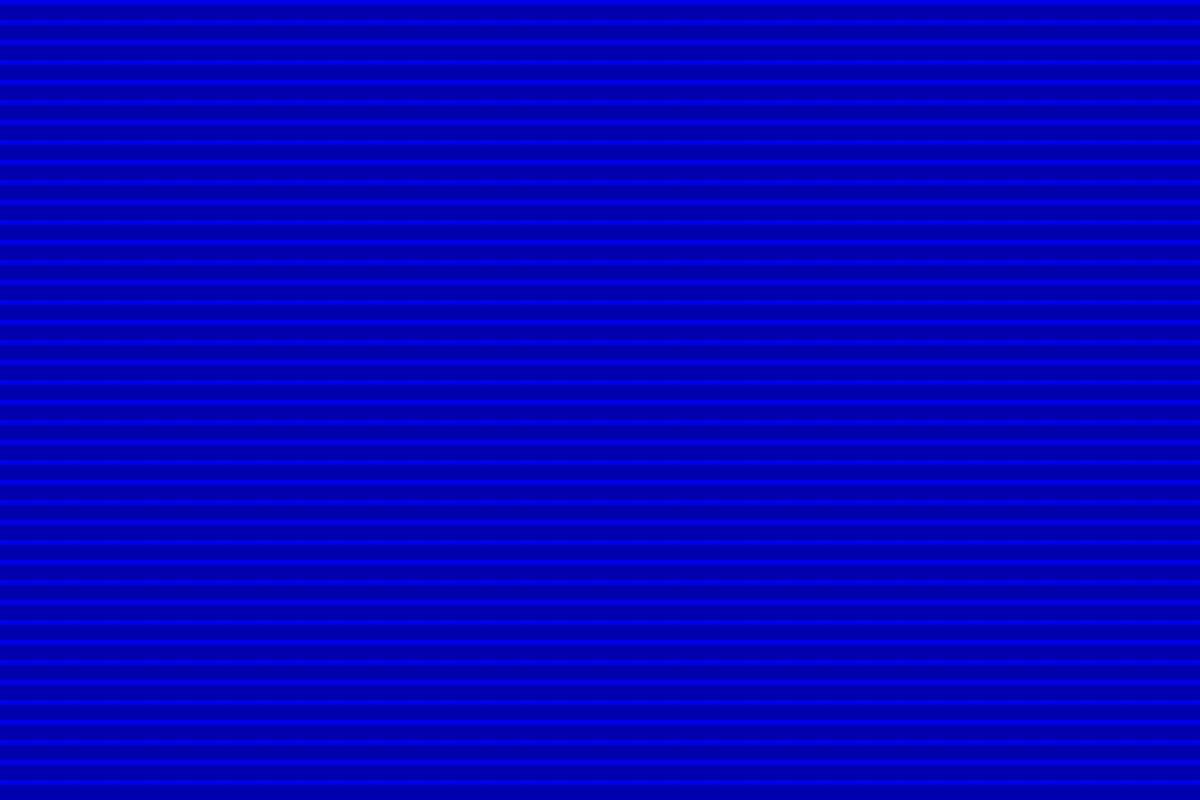
Frame 1 (no input)
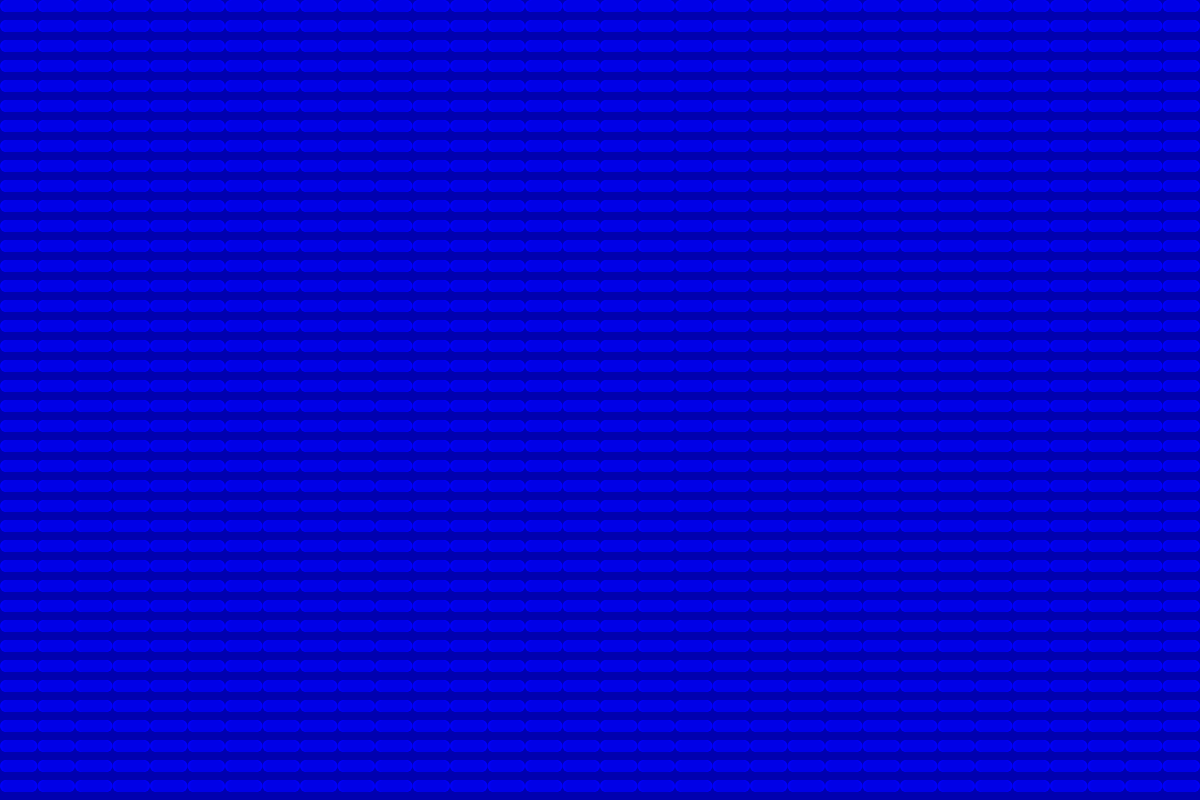
Frame 60 (no input)
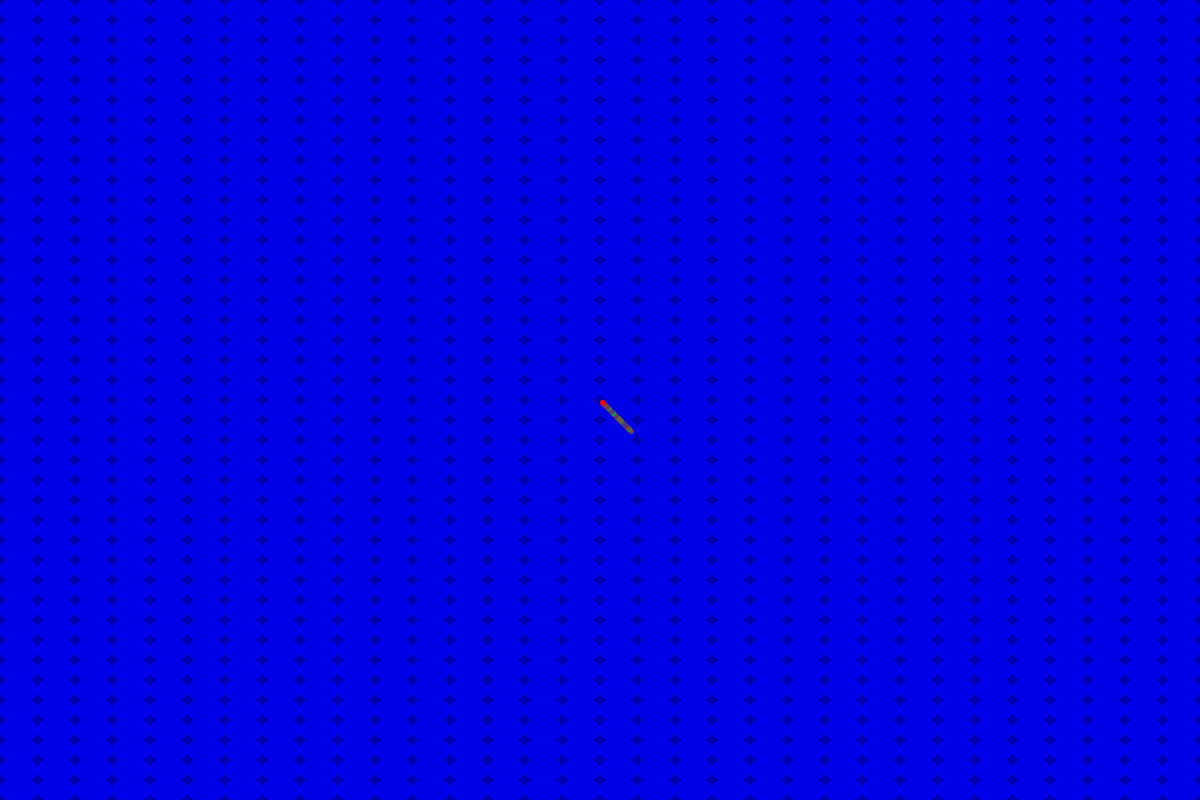
Frame 120 (the mouse pressed at the canvas centre since frame 60)

The p5.js sketch that drew these frames (run headless with seeded random() and noise() and a simulated clock; from frame 60 on, the mouse is pressed at the canvas centre):

// p5.js sketch
// ── sketch.js


let testParticles = [];
let maxParticles = 500;
let particleCount = 0;

let wave = [];
let waveStack = 4;
let waveDirection = [];
let waveHCount = 32;
let waveVCount = 40;

let prevMouseX = 0;
let prevMouseY = 0;

function setup() 
{
  createCanvas(1200, 800);

  for (let i = 0; i < waveHCount; i++)
  {
    wave[i] = [];
    waveDirection[i] = [];
    for (let v = 0; v < waveVCount; v++)
    {
      wave[i][v] = [];
      waveDirection[i][v] = 1;
      for (let c = 0; c < waveStack; c++)
      {
        wave[i][v][c]= new TestParticle("wave" + i + v + c, color(0, 0, 255 - 8 * c), 5, width/waveHCount - width/(20*waveHCount)*c, 
        i*width/waveHCount + width/(40*waveHCount)*c, v * height/waveVCount, 0, 0, 0);
      }
    }
  }
}

function draw() 
{
  background(0, 0, 175);

  for(let h = 0; h < waveHCount; h++)
  {
    for(let v = 0; v < waveVCount; v++)
    {
      for(let c = 0; c < waveStack; c++)
      {
        wave[h][v][c].display();
        wave[h][v][c].changeHeight(waveDirection[h][v])
      }

      if(wave[h][v][0].pHeight > height/waveVCount || wave[h][v][0].pHeight < 5)
      {
        waveDirection[h][v] *= -1;
      }
    }
  }

  if (mouseIsPressed)
  {
    particleGenerator();
  }
  if(particleCount > 0)
  {
    for(let i = 0; i < particleCount; i++)
    {
      testParticles[i].display();
      testParticles[i].movement();
      testParticles[i].changeColor();
      /*if (testParticles[i].posX >= width - testParticles[i].pWidth || 
          testParticles[i].posX <= 0 || testParticles[i].posY >= height - testParticles[i].pHeight ||
          testParticles[i].posY <= 0)
          {
            testParticles.splice(i, 1);
            i--;
            particleCount--;
          }*/
    }
    deleteParticles();
  }
  prevMouseX = mouseX;
  prevMouseY = mouseY;
  //fill(0,0,0);
  //text(particleCount, width/2, height/2);
}

function particleGenerator()
{
  if (particleCount < maxParticles)
  {
    testParticles[particleCount] = new TestParticle(particleCount, color(255, 0, 0), 5, 5,  mouseX, mouseY, mouseX - prevMouseX, mouseY - prevMouseY, frameCount);
    particleCount++;
  }
}

function deleteParticles()
{
  for (let i = 1; i < particleCount; i++)
  {
    for (let j = 0; j < particleCount; j++)
    {
      if(testParticles[i].collisionDetected(testParticles[j]))
      {  
        testParticles.splice(j, 1);
        testParticles.splice(i, 1);
        particleCount -= 2;
      }
    }
  }
}
// ── testParticle.js
class TestParticle
{
  constructor(name, pColor, pHeight, pWidth, posX, posY, xSpeed, ySpeed, startFrame)
  {
    this.name = name;
    this.pHeight = pHeight;
    this.pWidth = pWidth;
    this.posX = posX;
    this.posY = posY;
    if (xSpeed <= 0.1 && xSpeed >= -0.1)
    {xSpeed = 0.5;}
    if (ySpeed <= 0.1 && ySpeed >= -0.1)
    {ySpeed = 0.5;}
    this.xSpeed = xSpeed;
    this.ySpeed = ySpeed;
    this.pColor = pColor;
    this.toRed = false;
    this.toGreen = false;
    this.toBlue = false;
    this.ranNum = 0;
    this.startFrame = startFrame;
  }

  movement()
  {
    if(this.posX <= 0 || this.posX + this.pWidth >= width)
    {
      this.xSpeed = this.xSpeed * -(random(2));
    }
    if(this.posY <= 0 || this.posY + this.pHeight >= height)
    {
      this.ySpeed = this.ySpeed * -(random(2));
    }
    this.posX += this.xSpeed;
    this.posY += this.ySpeed;
  }

  display()
  {
    noStroke();
    fill(this.pColor);
    rect(this.posX, this.posY, this.pWidth, this.pHeight, 45);
  }

  changeColor()
  { 
    this.ranNum = int(random(1,4));
    if(this.ranNum != 0)
    {
      if (this.ranNum == 1)
      {
        this.toRed = true;
        this.toGreen = false;
        this.toBlue = false;
      }
      else if (this.ranNum == 2)
      {
        this.toGreen = true;
        this.toBlue = false;
        this.toRed = false;

      }
      else if (this.ranNum == 3)
      {
        this.toBlue = true;
        this.toGreen = false;
        this.toRed = false;
      }
    }
    if(this.toRed)
    {
      this.pColor = lerpColor(this.pColor, color(255,0,0), 0.25);
    }
    else if(this.toGreen)
    {
      this.pColor = lerpColor(this.pColor, color(0, 255, 0), 0.25);
    }
    else if(this.toBlue)
    {
      this.pColor = lerpColor(this.pColor, color(0,0,255), 0.25);
    }
  }

  changeWidth(newWidth)
  {
    this.pWidth += newWidth;
  }

  changeHeight(newHeight)
  {
    this.pHeight += newHeight;
  }

  breakApart()
  {
    let tempParticles = [];
    let pieces = random(4);
    for (let i = 0; i < pieces; i++)
    {
        tempParticles[i] = new TestParticle("name", this.drawColor, this.pHeight / pieces, this.pWidth / pieces, this.posX - i, this.posY - i, -this.xSpeed, -this.ySpeed);
    }
    return tempParticles;
  }

  collisionDetected(prevParticle)
  {
    if (frameCount > this.startFrame + 60 && frameCount > prevParticle.startFrame + 60)
    {
      let d = dist(this.posX, this.posY, prevParticle.posX, prevParticle.posY);
      if (d > this.pWidth + this.pHeight)
      { return true;}
      else { return false;}
    }
    else
    {return false;}
  }

  //should display an image/shape that is changable
  //arrayName.splice(arrayIndex, 1);
  //break apart/collision?
}
